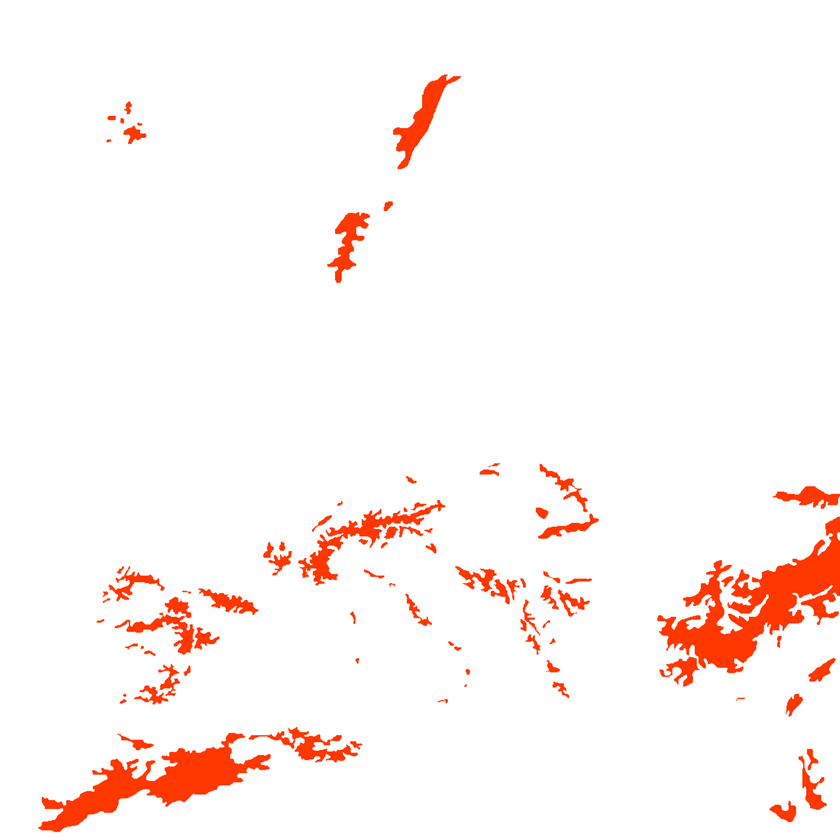
#> input picture mapcreator/Terrain/mountains.png, 840 x 840 px, shrunk from 3300 x 3300 before the run
$ python terrain_creator.py
#> lines starting #> are read from the running program, lines starting #| are printed output that depends on the picture; pictures that were not available may be replaced by others from this repository, and a replacement may not be noted
from PIL import Image

#Open resources-----------------------------------------------------

mountains = Image.open("mountains.png")
#> mountains is the input picture: PIL image 840x840 RGBA; mean R, G, B, A 255, 245.4, 242.9, 254.9
mountains_pix = mountains.load()
mountains_texture = Image.open("mountains_texture.png")
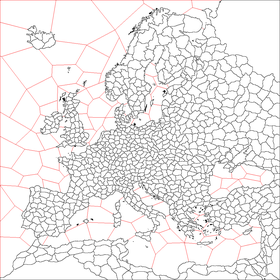
#> input picture mapcreator/map.png, 280 x 280 px, shrunk from 1100 x 1100 before the run, given in place of mountains_texture.png, which was not available
#> mountains_texture is the input picture: PIL image 280x280 RGB; mean R, G, B 237.3, 235, 235
mountains_texture_pix = mountains_texture.load()

hills = Image.open("hills.png")
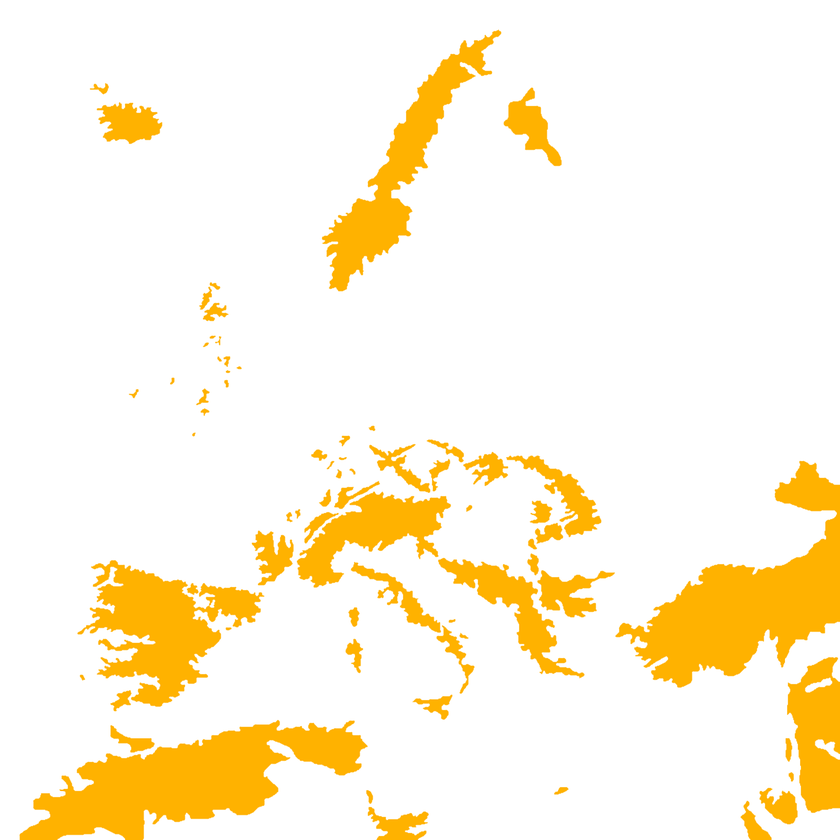
#> input picture mapcreator/Terrain/hills.png, 840 x 840 px, shrunk from 3300 x 3300 before the run
#> hills is the input picture: PIL image 840x840 RGBA; mean R, G, B, A 255, 244.4, 220.1, 255
hills_pix = hills.load()
hills_texture = Image.open("hills_texture.png")
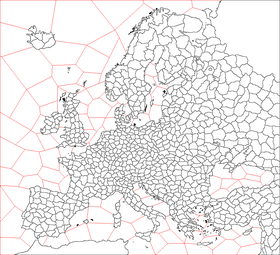
#> input picture mapcreator/maphurhur.png, 280 x 255 px, shrunk from 1100 x 1000 before the run, given in place of hills_texture.png, which was not available
#> hills_texture is the input picture: PIL image 280x255 RGB; mean R, G, B 237.2, 234.6, 234.6
hills_texture_pix = hills_texture.load()

forest = Image.open("forest.png")
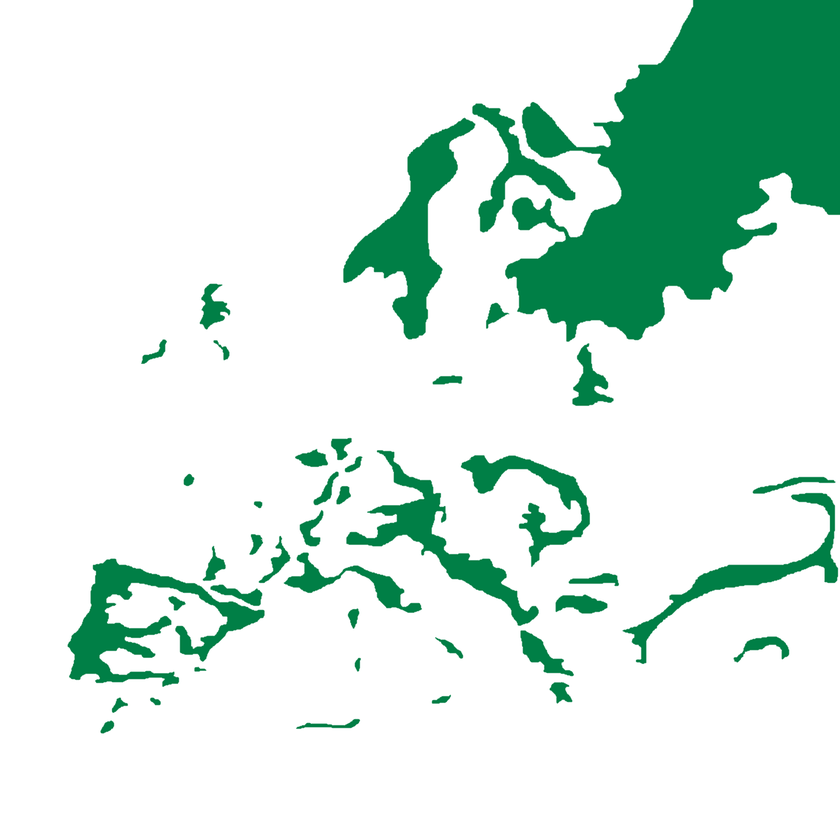
#> input picture mapcreator/Terrain/forest.png, 840 x 840 px, shrunk from 3300 x 3300 before the run
#> forest is the input picture: PIL image 840x840 RGBA; mean R, G, B, A 214.7, 234.7, 225.7, 255
forest_pix = forest.load()

#Create image-------------------------------------------------------

terrain_map = Image.new('RGBA',
                        (mountains.size[0], mountains.size[1]),
                        None)
#> terrain_map: PIL image 840x840 RGBA; every value is 0
terrain_map_pix = terrain_map.load()

#Apply hill---------------------------------------------------------
print("Applying Hills...")
for x in range(0, terrain_map.size[0]):
    for y in range(0, terrain_map.size[1]):

        if(hills_pix[x,y][1] <= 215 and hills_pix[x,y][1] > 0):
            terrain_map_pix[x,y] = hills_texture_pix[x%10,y%10]
        else:
            terrain_map_pix[x,y] = (0,0,0,0)
            hills_pix[x,y] = (255,255,255,255)

#Apply Mountains-----------------------------------------------------
print("Applying Mountains...")
for x in range(0, terrain_map.size[0]):
    for y in range(0, terrain_map.size[1]):

        if(mountains_pix[x,y][1] <= 127 and mountains_pix[x,y][1] > 0):
            terrain_map_pix[x,y] = mountains_texture_pix[x%10,y%10]

        else:
            mountains_pix[x,y] = (255,255,255,255)

#Apply Forests-------------------------------------------------------
print("Applying Forests...")
for x in range(0, terrain_map.size[0]):
    for y in range(0, terrain_map.size[1]):

        if(forest_pix[x,y][1] <= 191 and forest_pix[x,y][1] > 0):

            if(terrain_map_pix[x,y] == (255,255,255,255) or
               terrain_map_pix[x,y] == (0,0,0,0)):

                terrain_map_pix[x,y] = (0,170,0,255)
        else:
            forest_pix[x,y] = (255,255,255,255)

#Save----------------------------------------------------------------

terrain_map.save("terrain_map.png")
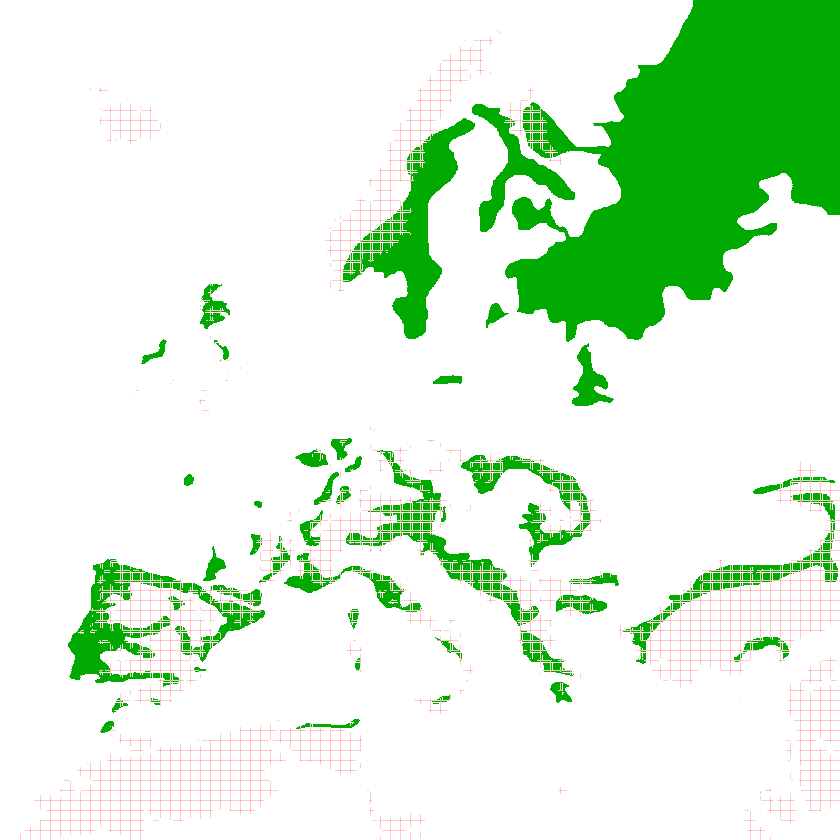
#> saved as terrain_map.png: PIL image 840x840 RGBA; mean R, G, B, A 29.3, 52.7, 27.8, 66.6; transparent parts drawn white
mountains.save("mountains.png")
hills.save("hills.png")
forest.save("forest.png")

print("Done")
